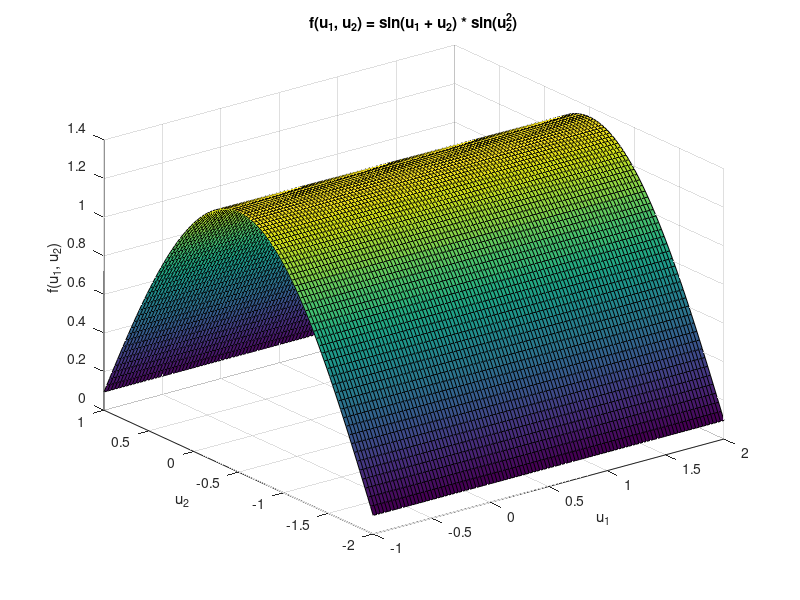

Write MATLAB code to recreate this figure.
% Define the function
f = @(u1, u2) sin(u1 + u2) * sin(u2^2);

% Define the input ranges
u1_range = linspace(-1, 2, 100);
u2_range = linspace(-2, 1, 100);

% Generate input combinations
[U1, U2] = meshgrid(u1_range, u2_range);

% Evaluate the function for each input combination
output_data = f(U1, U2);

% Plot the function
figure;
surf(U1, U2, output_data);
title('f(u_1, u_2) = sin(u_1 + u_2) * sin(u_2^2)');
xlabel('u_1');
ylabel('u_2');
zlabel('f(u_1, u_2)');
